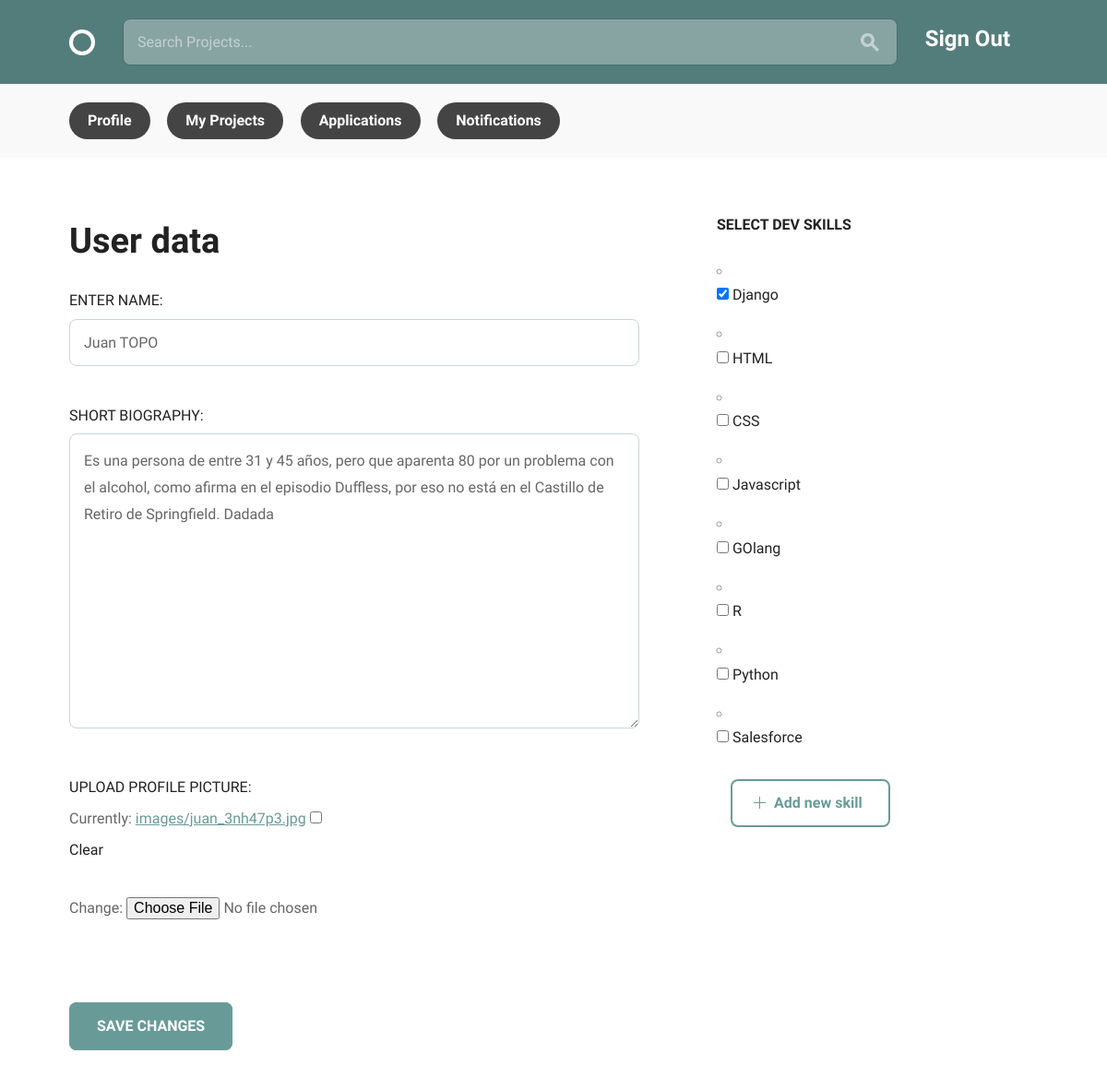
The page /teams/profile_edit/ (signed in) on the database as committed earlier.
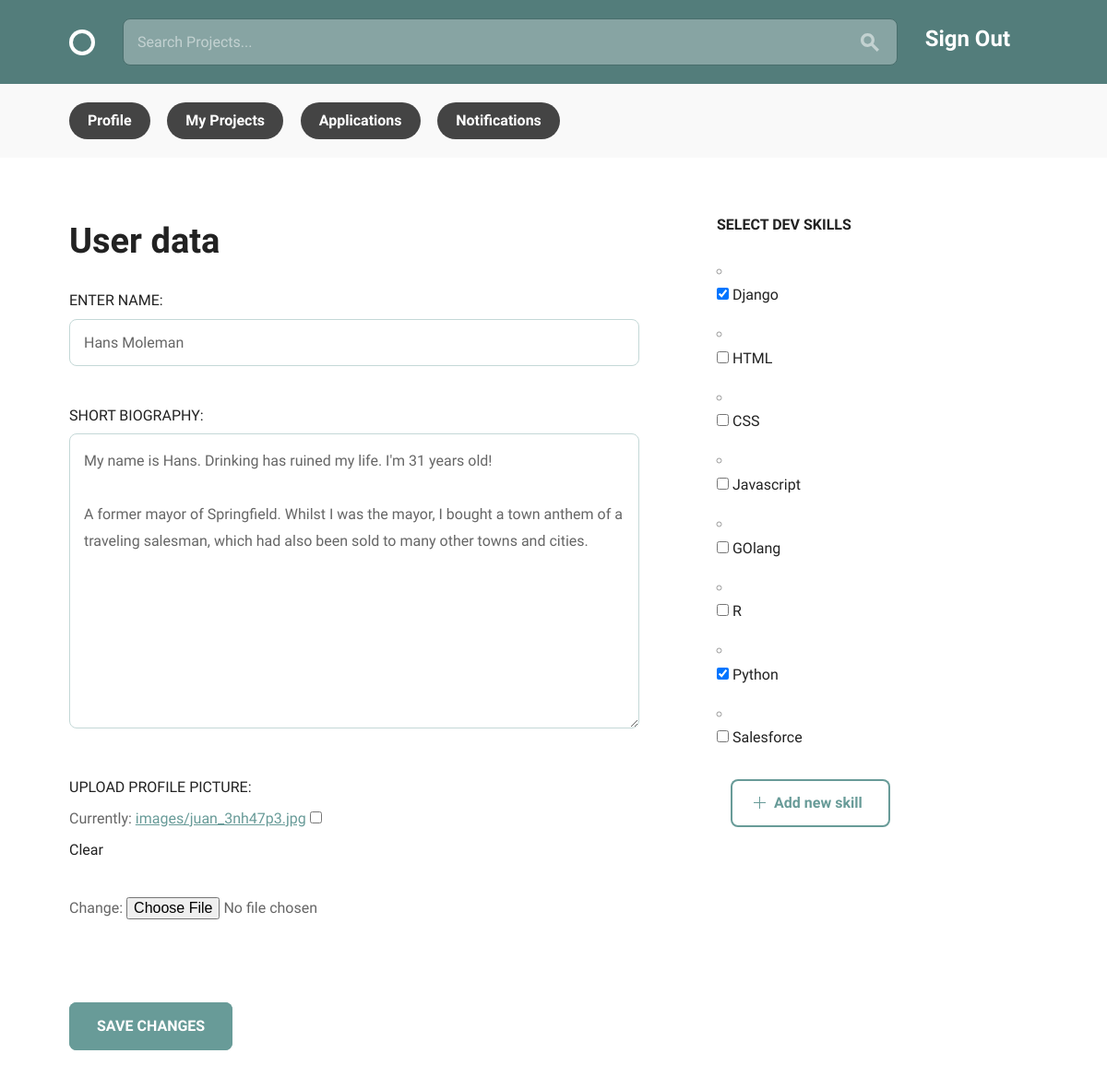
The same page on the database as committed later.
### teams/models.py (models this page shows, shortened)
class Profile(models.Model):
    user = models.OneToOneField(User, on_delete=models.CASCADE, unique=True)
    fullname = models.CharField(max_length=200, null=True)
    bio = models.TextField(max_length=400, blank=True)
    avatar = models.ImageField(upload_to='images/', null=True, blank=True)
    skills = models.ManyToManyField('Skill', blank=True)

### teams/views.py (the view, shortened to what this page needs)
@login_required
@transaction.atomic
def profile_edit(request):
    try:
        profile_form = forms.ProfileForm(instance=request.user.profile)
        skills_form = forms.SkillsForm(instance=request.user.profile)
    except ValueError:
        messages.error(request, 'Check the form data!')
    return render(
        request, 'profile_edit.html', {
            'profile_form': profile_form, 'skills_form': skills_form,}
    )

### teams/forms.py (shortened to what this page needs)
class ProfileForm(forms.ModelForm):
    class Meta:
        model = models.Profile
        fields = (
            'fullname', 'bio', 'avatar',
        )
        required = ('fullname',)
        labels = {
            'fullname': 'ENTER NAME',
            'bio': 'SHORT BIOGRAPHY',
            'avatar': 'UPLOAD PROFILE PICTURE',
        }

class SkillsForm(forms.ModelForm):
    skills = forms.ModelMultipleChoiceField(
        queryset=models.Skill.objects.all(), required=False,
        widget=forms.CheckboxSelectMultiple, label='',
    )
    class Meta:
        model = models.Profile
        fields = ('skills',)

### teams/models.py (called while the page is built)
    def __str__(self):
        return self.skill_name

### teams/templates/profile_edit.html (shortened to what this page needs)
{% extends 'layout.html' %}
{% block content %}
<div class="bounds circle--page circle--article">
  <form method="POST" enctype="multipart/form-data" action="">
    <div class="grid-60">
      <h1>User data</h1>
      <div class="circle--article--body">
        {{ profile_form.as_p }}
      </div>
    </div>
    <div class="grid-25 grid-push-5">
      <h4>SELECT DEV SKILLS</h4>
      <h6>{{ skills_form.as_p }}</h6>
    </div>
    <div class="grid-25 grid-push-5">
      <div class="circle--fluid--cell circle--fluid--secondary">
        <a class="button icon-on-left" href="{% url 'teams:add_skills' %}"}>
          <svg version="1.1" xmlns="http://www.w3.org/2000/svg" xmlns:xlink="http://www.w3.org/1999/xlink" x="0px" y="0px" viewBox="0 0 13 13" style="enable-background:new 0 0 13 13;" xml:space="preserve" class="add">
            <polygon points="7,6 7,0 6,0 6,6 0,6 0,7 6,7 6,13 7,13 7,7 13,7 13,6 "/>
          </svg>
          Add new skill
        </a>
      </div>
    </div>
    <div class="grid-60">
    </div>
    <div class="grid-60">
      <input type="submit" class="button-primary" value="SAVE CHANGES">
    </div>
    <div class="grid-25 grid-push-5">
    </div>
  </form>
</div>
{% endblock %}

Rows that differ between the two databases and show on the page:
changed Profile: fullname "Juan TOPO" → "Hans Moleman"; bio "Es una persona de entre 31 y 45 años, pero que aparenta 80 por un problema con el alcohol, como afirma en el episodio Duffless, por eso no está en el Castillo de Retiro de Springfield. Dadada" → "My name is Hans. Drinking has ruined my life. I'm 31 years old! A former mayor of Springfield. Whilst I was the mayor, I bought a town anthem of a traveling salesman, which had also been sold to many other towns and cities."
Other text that changed with them:
form field skills: "☑ ☐ ☐ ☐ ☐ ☐ ☐ ☐" → "☑ ☐ ☐ ☐ ☐ ☐ ☑ ☐"
